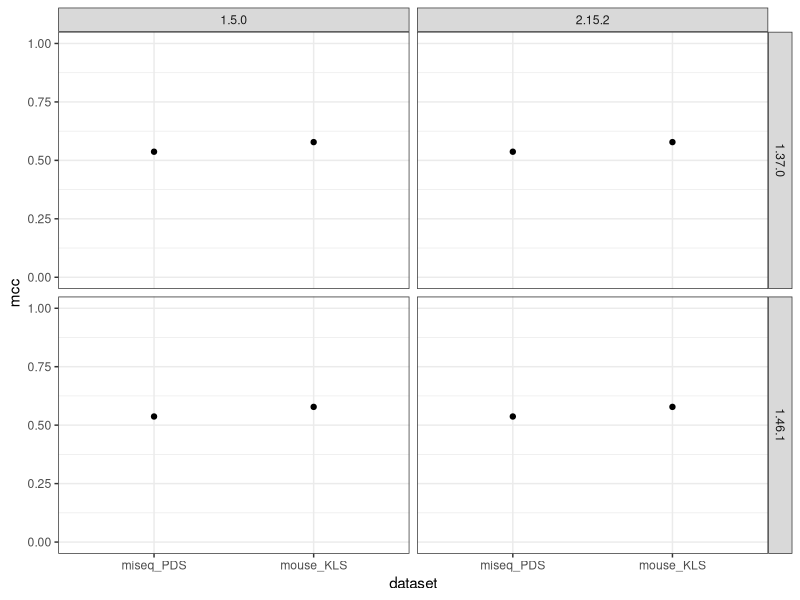

The R source for this figure:
## ---- chunk 1
knitr::opts_chunk$set(echo = TRUE,
                      message = FALSE,
                      fig.path = here::here('scratch','figures/')
                      )
## ---- chunk 2
library(glue)
library(here)
library(tidyverse)
theme_set(theme_bw())
## ---- chunk 3
dat <- read_tsv(here('results/all_sensspec.tsv'))
dat %>% 
    ggplot(aes(dataset, mcc)) +
    geom_point() +
    facet_grid(mothur ~ vsearch) +
    ylim(0, 1)
